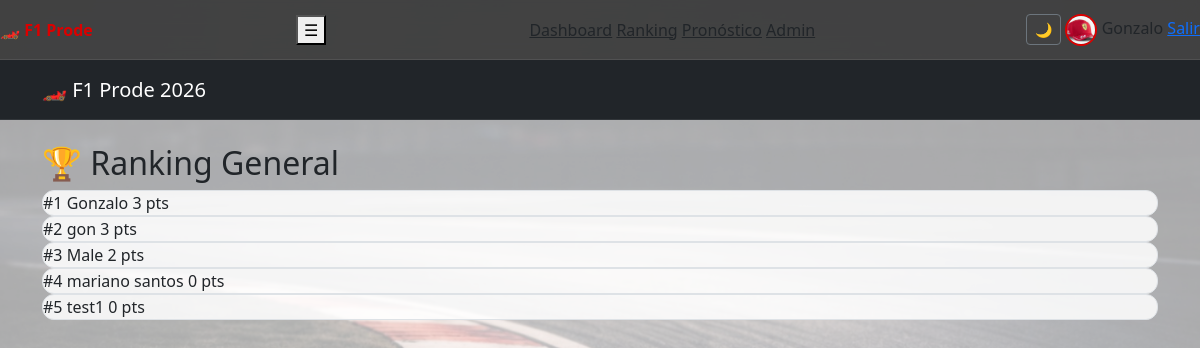
The page /ranking (signed in) on the database its author committed.
### tables this page shows
CREATE TABLE usuarios (
    id INTEGER PRIMARY KEY AUTOINCREMENT,
    nombre TEXT UNIQUE NOT NULL,
    email TEXT UNIQUE NOT NULL,
    password TEXT NOT NULL
, fecha_registro TEXT, admin INTEGER DEFAULT 0, avatar TEXT);

### app.py (the view)
@app.route("/ranking")
def ranking():
    if "user_id" not in session:
        return render_template("index.html", error="Login incorrecto")
    conn = get_db()
    cur = conn.cursor()
    cur.execute("""
        SELECT
            u.nombre,
            COALESCE(SUM(p.puntos), 0) AS total_puntos
        FROM usuarios u
        LEFT JOIN pronosticos p ON p.user_id = u.id
        GROUP BY u.id, u.nombre
        ORDER BY total_puntos DESC
    """)
    ranking = cur.fetchall()
    conn.close()
    return render_template("ranking.html", ranking=ranking)

### app.py (called while the page is built)
def get_db():
    conn = sqlite3.connect("prode.db")
    conn.row_factory = sqlite3.Row
    return conn

### templates/ranking.html (shortened to what this page needs)
{% extends "base.html" %}
{% block content %}
<h2>🏆 Ranking General</h2>
<div class="ranking-lista">
    {% for u in ranking %}
    <div class="ranking-card">
        <span class="posicion">#{{ loop.index }}</span>
        <span class="nombre">{{ u.nombre }}</span>
        <span class="puntos">{{ u.total_puntos }} pts</span>
    </div>
    {% endfor %}
</div>
{% endblock %}

### templates/base.html (shortened to what this page needs)
<!DOCTYPE html>
<html lang="es">
<head>
    <link rel="stylesheet"
      href="{{ url_for('static', filename='style.css') }}">
    <link href="https://cdn.jsdelivr.net/npm/bootstrap@5.3.2/dist/css/bootstrap.min.css" rel="stylesheet">
</head>
<body>
<nav class="navbar">
    <div class="nav-left">
        <a href="/dashboard" class="logo">
            🏎️ F1 Prode
        </a>
    </div>
    <button class="nav-toggle" onclick="toggleMenu()">☰</button>
    <div class="nav-links" id="navLinks">
        <a href="/dashboard">Dashboard</a>
        <a href="/ranking">Ranking</a>
        {% if session.user_id %}
            <a href="/pronostico">Pronóstico</a>
        {% endif %}
        {% if session.admin %}
            <a href="/admin/carreras">Admin</a>
        {% endif %}
    </div>
    {% if session.user_id %}
    <div class="nav-user">
        <button id="darkToggle" class="btn btn-sm btn-outline-secondary ms-2">
        🌙
        </button>
        <img src="{{ url_for('static', filename='avatars/' + session.avatar) }}"
             class="avatar">
        <span class="username">{{ session.user_name }}</span>
        <a href="/logout" class="logout">Salir</a>
    </div>
    {% endif %}
</nav>
<nav class="navbar navbar-dark bg-dark mb-4">
    <div class="container">
        <span class="navbar-brand mb-0 h1">🏎️ F1 Prode 2026</span>
    </div>
</nav>
<div class="container">
    {% block content %}{% endblock %}
</div>
</body>
</body>
</html>

### static/style.css (style rules this page uses)
:root { --bg-overlay: rgba(255,255,255,0.65); --bg: #f8f9fa; --text: #212529; --card-bg: rgba(255,255,255,0.85); --border: #dee2e6; --primary: #dc0000; --primary-hover: #ff3b3b; }
.nav-user img.avatar { width: 32px; height: 32px; min-width: 32px; min-height: 32px; object-fit: cover; border-radius: 50%; border: 2px solid var(--primary); }
body { background: linear-gradient(var(--bg-overlay), var(--bg-overlay)), url("img/bg-circuito.jpg") center / cover no-repeat fixed; color: var(--text); }
html, body { color: var(--text) !important; }
.card, .auth-card, .carrera-card, .ranking-card { background: var(--card-bg) !important; color: var(--text) !important; border: 1px solid var(--border); border-radius: 12px; }
.navbar { height: 60px; min-height: 60px; display: flex; align-items: center; padding: 0 18px; background: rgba(10, 10, 10, 0.65); backdrop-filter: blur(10px); border-bottom: 1px solid rgba(255,255,255,0.08); }
.nav-links a, .nav-user span { color: var(--text); }
.nav-left .logo { color: var(--primary); font-weight: bold; text-decoration: none; }
a { text-decoration: none; }

### templates/base.html (style rules this page uses)
body { background-color: #f8f9fa; }

### rows shown on the page
usuarios: user_name "Gonzalo", nombre "Gonzalo", total_puntos "3"
usuarios: nombre "gon", total_puntos "3"
usuarios: nombre "Male", total_puntos "2"
usuarios: nombre "mariano santos", total_puntos "0"
usuarios: nombre "test1", total_puntos "0"
